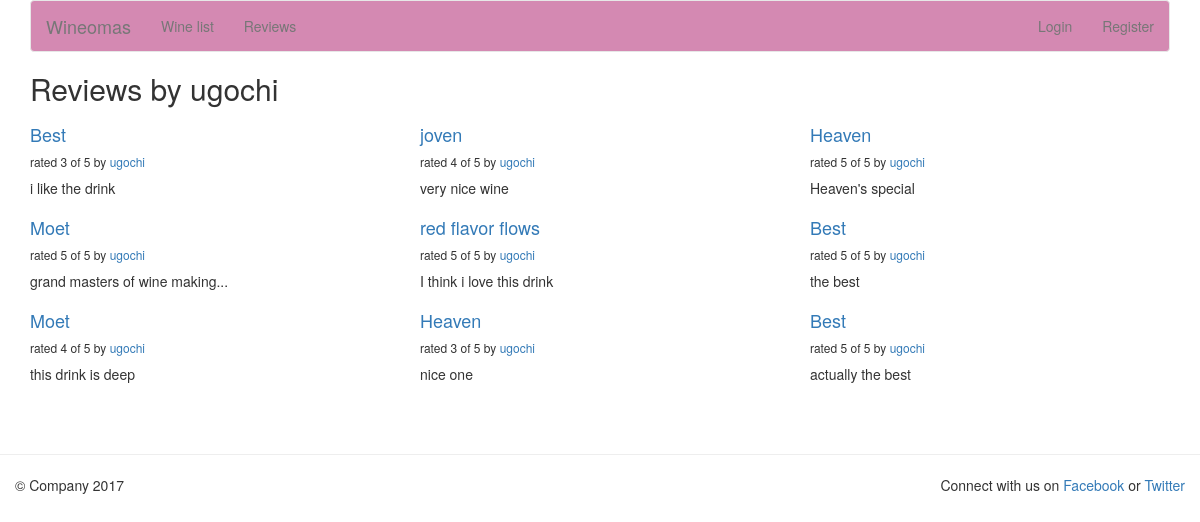
Page /reviews/review/user/ugochi/ on the committed database.
### reviews/models.py (models this page shows, shortened)
class Review(models.Model):
    RATING_CHOICES = (
        (1, '1'),
        (2, '2'),
        (3, '3'),
        (4, '4'),
        (5, '5'),
    )
    wine = models.ForeignKey(Wine)
    pub_date = models.DateTimeField('date published')
    user_name = models.CharField(max_length=100)
    comment = models.CharField(max_length=200)
    rating = models.IntegerField(choices=RATING_CHOICES)

class Wine(models.Model):
    name = models.CharField(max_length=200)

### reviews/views.py (the view)
# urls.py: url(r'^review/user/(?P<username>\w+)/$', views.user_review_list, name='user_review_list'),
def user_review_list(request, username=None):
    if not username:
        username = request.user.username
    latest_review_list = Review.objects.filter(user_name=username).order_by('-pub_date')
    context = {'latest_review_list':latest_review_list, 'username':username}
    return render(request, 'reviews/user_review_list.html', context)

### reviews/templates/reviews/user_review_list.html
{% extends 'reviews/review_list.html' %}
{% block title %}
<h2>Reviews by {{ username }}</h2>
{% endblock %}

### reviews/templates/reviews/review_list.html (shortened to what this page needs)
{% extends 'base.html' %}
{% block content %}
{% if latest_review_list %}
<div class="row">
    {% for review in latest_review_list %}
    <div class="col-xs-6 col-lg-4">
        <h4><a href="{% url 'reviews:review_detail' review.id %}">
        {{ review.wine.name }}
        </a></h4>
        <h6>rated {{ review.rating }} of 5 by <a href="{% url 'reviews:user_review_list' review.user_name %}" >{{ review.user_name }}</a></h6>
        <p>{{ review.comment }}</p>
    </div>
    {% endfor %}
</div>
{% else %}
<p>No reviews are available.</p>
{% endif %}
{% endblock %}

### rows in the picture
Review: wine.name "Best", rating "3", user_name "ugochi", comment "i like the drink"
Review: wine.name "joven", rating "4", user_name "ugochi", comment "very nice wine"
Review: wine.name "Heaven", rating "5", user_name "ugochi", comment "Heaven's special"
Review: wine.name "Moet", rating "5", user_name "ugochi", comment "grand masters of wine making..."
Review: wine.name "red flavor flows", rating "5", user_name "ugochi", comment "I think i love this drink"
Review: wine.name "Best", rating "5", user_name "ugochi", comment "the best"
Review: wine.name "Moet", rating "4", user_name "ugochi", comment "this drink is deep"
Review: wine.name "Heaven", rating "3", user_name "ugochi", comment "nice one"
Review: wine.name "Best", rating "5", user_name "ugochi", comment "actually the best"

### other values in the picture
{{ username }} "ugochi"
